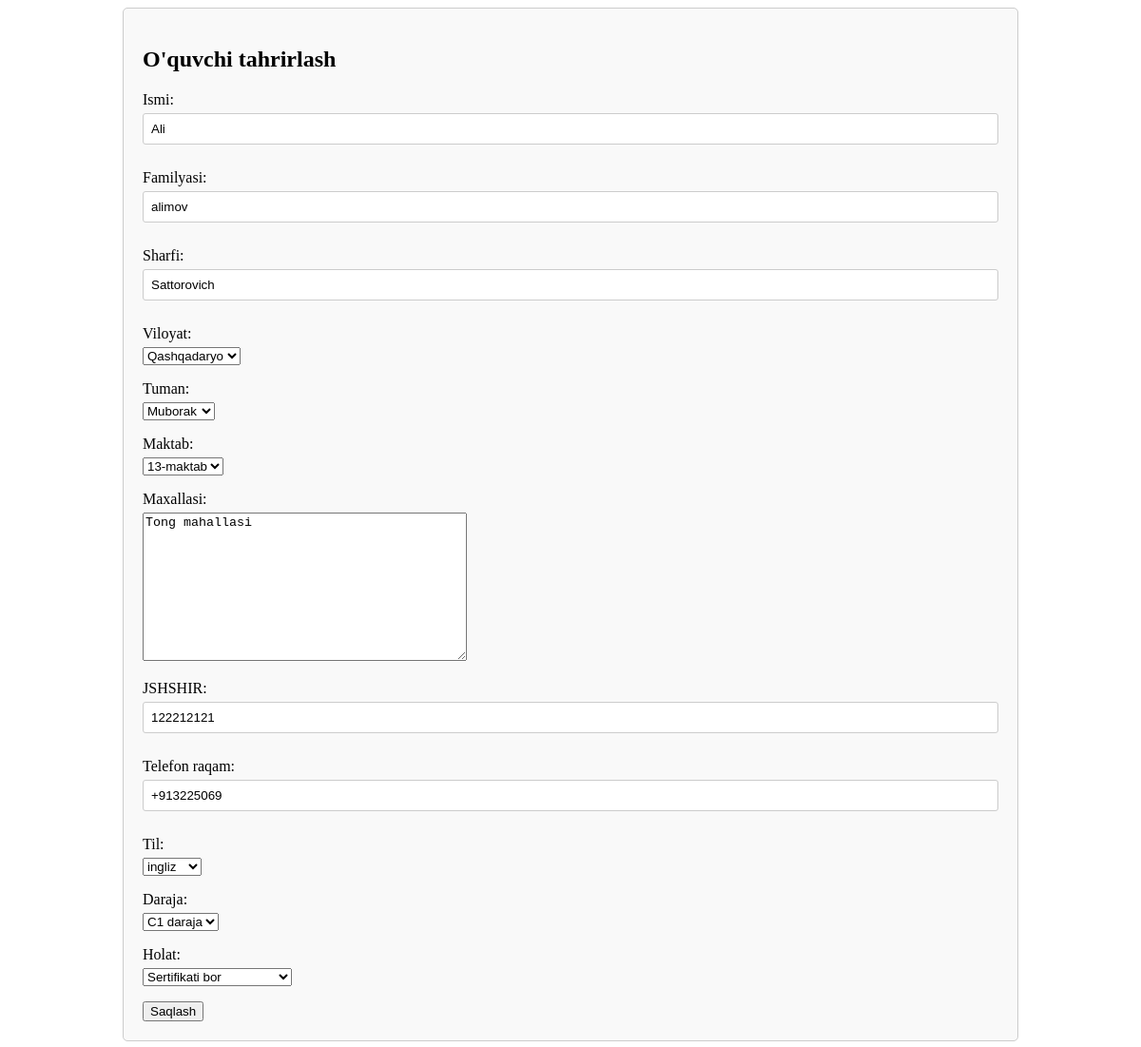
/oquvchi/1/tahrirlash/, run on the app's committed database.
### main/models.py (models this page shows, shortened)
class Shaxs(models.Model):
    Ismi = models.CharField(max_length=300)
    Familyasi = models.CharField(max_length=300)
    Sharfi = models.CharField(max_length=300)
    viloyats = {
        ('Qashqadaryo', 'Qashqadaryo'),
        ('Samarqand', 'Samarqand'),
        ('Navoiy', 'Navoiy'),
        ('Buxoro', 'Buxoro')
    }
    viloyat = models.CharField(max_length=300,verbose_name='viloyat', choices=viloyats)
    tuman = models.ForeignKey(Tuman, on_delete=models.CASCADE)
    maktab = models.ForeignKey(Maktab, on_delete=models.CASCADE)
    maxallasi = models.TextField()
    JSHSHIR = models.IntegerField()
    Telefon_raqam = models.CharField(max_length=30)
    til = {
        ('UZBEK', 'uzbek'),
        ('RUS', 'rus'),
        ('NEMIS', 'nemis'),
        ('ENGLISH', 'ingliz')
    }
    Biladigan_tili = models.CharField(max_length=30, verbose_name='til', choices=til)
    daraja = {
        ('A1 daraja','A1 daraja'),
        ('A2 daraja','A2 daraja'),
        ('B1 daraja','B1 daraja'),
        ('B2 daraja','B2 daraja'),
        ('C1 daraja','C1 daraja')
    }
    Til_bilish_darajasi = models.CharField(max_length=30, verbose_name='daraja', choices=daraja)
    holat = {
        ('Ayni vaqtda o\'qimoqda','Ayni vaqtda o\'qimoqda'),
        ('O\'qib bo\'lgan','O\'qib bo\'lgan'),
        ('Sertifikati bor', 'Sertifikati bor')
    }
    Holati = models.CharField(max_length=30, verbose_name='holat', choices=holat)

### main/views.py (the view)
# urls.py: path('oquvchi/<int:oquvchi_id>/tahrirlash/', views.oquvchi_tahrirlash, name='oquvchi_tahrirlash'),
def oquvchi_tahrirlash(request, oquvchi_id):
    oquvchi = Shaxs.objects.get(id=oquvchi_id)
    if request.method == 'POST':
        form = ShaxsForm(request.POST, instance=oquvchi)
        if form.is_valid():
            form.save()
            return redirect('oquvchi_list', maktab_id=oquvchi.maktab.id)
    else:
        form = ShaxsForm(instance=oquvchi)
    return render(request, 'oquvchi_tahrirlash.html', {'form': form})

### main/forms.py
class ShaxsForm(forms.ModelForm):
    class Meta:
        model = Shaxs
        fields = ['Ismi', 'Familyasi', 'Sharfi', 'viloyat', 'tuman', 'maktab', 'maxallasi', 'JSHSHIR', 'Telefon_raqam', 'Biladigan_tili','Til_bilish_darajasi','Holati']

### main/models.py (called while the page is built)
    def __str__(self):
        return self.Nomi

    def __str__(self):
        return self.Nomi

### templates/oquvchi_tahrirlash.html (shortened to what this page needs)
<!DOCTYPE html>
<html lang="en">
<head>
</head>
<body>
    <div class="form-container">
        <h2>O'quvchi tahrirlash</h2>
        <form method="post">
            {{ form.as_p }}
            <button type="submit">Saqlash</button>
        </form>
    </div>
</body>
</html>

### templates/oquvchi_tahrirlash.html (style rules this page uses)
.form-container { max-width: 900px; margin: auto; padding: 20px; border: 1px solid #ccc; border-radius: 5px; background-color: #f9f9f9; }
.form-container label { display: block; margin-bottom: 5px; }
.form-container input[type="text"], .form-container input[type="number"] { width: 100%; padding: 8px; margin-bottom: 10px; border: 1px solid #ccc; border-radius: 3px; box-sizing: border-box; }

### data on the page
Shaxs: Ismi "Ali", Familyasi "alimov", Sharfi "Sattorovich", viloyat "Qashqadaryo", tuman "Muborak", maktab "13-maktab", maxallasi "Tong mahallasi", JSHSHIR "122212121", Telefon_raqam "+913225069", Biladigan_tili "ingliz", Til_bilish_darajasi "C1 daraja", Holati "Sertifikati bor"
